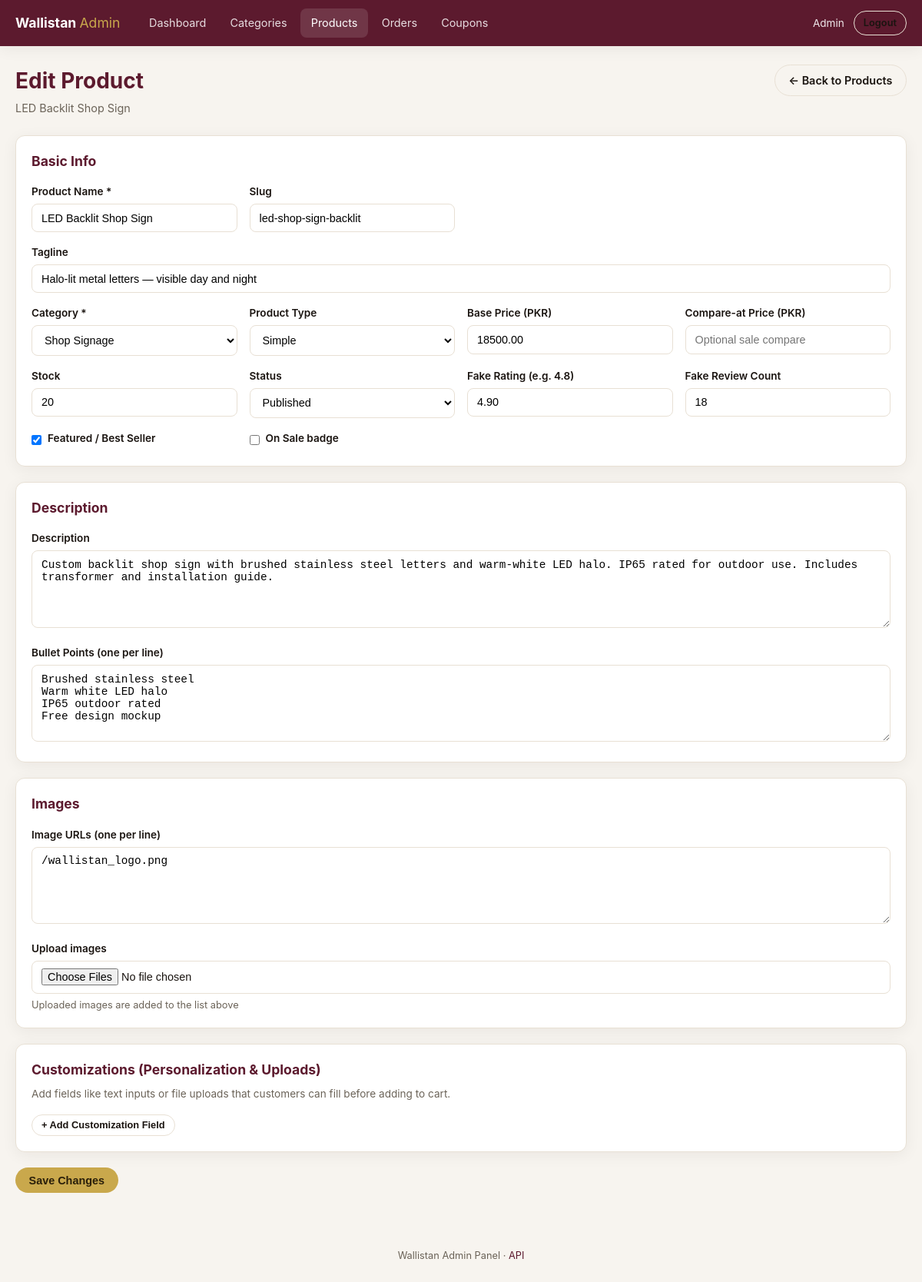
The page /admin/product-form.php?id=2 (signed in) on the database its author committed.
### tables this page shows
CREATE TABLE products (
    id INT UNSIGNED AUTO_INCREMENT PRIMARY KEY,
    slug VARCHAR(100) NOT NULL UNIQUE,
    name VARCHAR(255) NOT NULL,
    tagline TEXT,
    category_id INT UNSIGNED NOT NULL,
    product_type ENUM('simple', 'variable') NOT NULL DEFAULT 'simple',
    base_price DECIMAL(12, 2) NOT NULL DEFAULT 0,
    compare_at_price DECIMAL(12, 2) DEFAULT NULL,
    description TEXT,
    bullets JSON DEFAULT NULL,
    faq JSON DEFAULT NULL,
    rating DECIMAL(3, 2) NOT NULL DEFAULT 0,
    review_count INT UNSIGNED NOT NULL DEFAULT 0,
    stock INT NOT NULL DEFAULT 0,
    featured TINYINT(1) NOT NULL DEFAULT 0,
    on_sale TINYINT(1) NOT NULL DEFAULT 0,
    status ENUM('publish', 'draft') NOT NULL DEFAULT 'publish',
    created_at TIMESTAMP DEFAULT CURRENT_TIMESTAMP,
    updated_at TIMESTAMP DEFAULT CURRENT_TIMESTAMP ON UPDATE CURRENT_TIMESTAMP,
    FOREIGN KEY (category_id) REFERENCES categories(id) ON DELETE RESTRICT,
    INDEX idx_category (category_id),
    INDEX idx_status (status)
);

CREATE TABLE categories (
    id INT UNSIGNED AUTO_INCREMENT PRIMARY KEY,
    slug VARCHAR(100) NOT NULL UNIQUE,
    name VARCHAR(255) NOT NULL,
    tagline TEXT,
    image VARCHAR(500) DEFAULT '/wallistan_logo.png',
    created_at TIMESTAMP DEFAULT CURRENT_TIMESTAMP,
    updated_at TIMESTAMP DEFAULT CURRENT_TIMESTAMP ON UPDATE CURRENT_TIMESTAMP
);

### admin/includes/bootstrap.php (called while the page is built, shortened)
<?php
function e(?string $value): string
{
    return htmlspecialchars($value ?? '', ENT_QUOTES, 'UTF-8');
}

### admin/product-form.php (the view, shortened to what this page needs)
<?php
$pdo = db();
$id = isset($_GET['id']) ? (int) $_GET['id'] : 0;
$product = null;
$images = [];
$categories = $pdo->query('SELECT id, name FROM categories ORDER BY name')->fetchAll();
if ($id > 0) {
    $stmt = $pdo->prepare('SELECT * FROM products WHERE id = ?');
    $stmt->execute([$id]);
    $product = $stmt->fetch();
    $imgStmt = $pdo->prepare('SELECT url FROM product_images WHERE product_id = ? ORDER BY sort_order');
    $imgStmt->execute([$id]);
    $images = array_column($imgStmt->fetchAll(), 'url');
}
$bulletsText = '';
if ($product && $product['bullets']) {
    $decoded = json_decode($product['bullets'], true);
    if (is_array($decoded)) {
        $bulletsText = implode("\n", $decoded);
    }
}
require __DIR__ . '/includes/header.php';
?>
<div class="page-header">
  <div>
    <h1><?= $product ? 'Edit Product' : 'Add Product' ?></h1>
    <p><?= $product ? e($product['name']) : 'Create a new catalog item' ?></p>
  </div>
  <a href="<?= ADMIN_BASE ?>/products.php" class="btn btn-outline">← Back to Products</a>
</div>
<form method="post" enctype="multipart/form-data">
  <div class="card">
    <h2 style="font-size:1.1rem;color:var(--maroon);margin-bottom:1rem">Basic Info</h2>
    <div class="form-grid form-grid-2">
      <div class="field">
        <label>Product Name *</label>
        <input name="name" required value="<?= e($product['name'] ?? '') ?>">
      </div>
      <div class="field">
        <label>Slug</label>
        <input name="slug" value="<?= e($product['slug'] ?? '') ?>" placeholder="auto-generated">
      </div>
      <div class="field" style="grid-column:1/-1">
        <label>Tagline</label>
        <input name="tagline" value="<?= e($product['tagline'] ?? '') ?>">
      </div>
      <div class="field">
        <label>Category *</label>
        <select name="category_id" required>
          <?php foreach ($categories as $c): ?>
            <option value="<?= (int) $c['id'] ?>" <?= (int) ($product['category_id'] ?? 0) === (int) $c['id'] ? 'selected' : '' ?>>
              <?= e($c['name']) ?>
            </option>
          <?php endforeach; ?>
        </select>
      </div>
      <div class="field">
        <label>Product Type</label>
        <select name="product_type" id="productType">
          <option value="simple" <?= ($product['product_type'] ?? 'simple') === 'simple' ? 'selected' : '' ?>>Simple</option>
        </select>
      </div>
      <div class="field">
        <label>Base Price (PKR)</label>
        <input type="number" name="base_price" min="0" step="1" value="<?= e((string) ($product['base_price'] ?? '0')) ?>">
      </div>
      <div class="field">
        <label>Compare-at Price (PKR)</label>
        <input type="number" name="compare_at_price" min="0" step="1" value="<?= e($product['compare_at_price'] ?? '') ?>" placeholder="Optional sale compare">
      </div>
      <div class="field" id="stockField">
        <label>Stock</label>
        <input type="number" name="stock" min="0" value="<?= (int) ($product['stock'] ?? 0) ?>">
      </div>
      <div class="field">
        <label>Status</label>
        <select name="status">
          <option value="publish" <?= ($product['status'] ?? 'publish') === 'publish' ? 'selected' : '' ?>>Published</option>
        </select>
      </div>
      <div class="field">
        <label>Fake Rating (e.g. 4.8)</label>
        <input type="number" name="rating" step="0.1" min="0" max="5" value="<?= e((string) ($product['rating'] ?? '0')) ?>">
      </div>
      <div class="field">
        <label>Fake Review Count</label>
        <input type="number" name="review_count" value="<?= (int) ($product['review_count'] ?? 0) ?>">
      </div>
      <div class="field field-check">
        <input type="checkbox" name="featured" id="featured" <?= (int) ($product['featured'] ?? 0) ? 'checked' : '' ?>>
        <label for="featured">Featured / Best Seller</label>
      </div>
      <div class="field field-check">
        <input type="checkbox" name="on_sale" id="on_sale" <?= (int) ($product['on_sale'] ?? 0) ? 'checked' : '' ?>>
        <label for="on_sale">On Sale badge</label>
      </div>
    </div>
  </div>
  <div class="card">
    <h2 style="font-size:1.1rem;color:var(--maroon);margin-bottom:1rem">Description</h2>
    <div class="form-grid">
      <div class="field">
        <label>Description</label>
        <textarea name="description" rows="5"><?= e($product['description'] ?? '') ?></textarea>
      </div>
      <div class="field">
        <label>Bullet Points (one per line)</label>
        <textarea name="bullets" rows="4" placeholder="Feature 1&#10;Feature 2"><?= e($bulletsText) ?></textarea>
      </div>
    </div>
  </div>
  <div class="card">
    <h2 style="font-size:1.1rem;color:var(--maroon);margin-bottom:1rem">Images</h2>
    <div class="form-grid">
      <div class="field">
        <label>Image URLs (one per line)</label>
        <textarea name="image_urls" rows="3" placeholder="/wallistan_logo.png"><?= e(implode("\n", $images)) ?></textarea>
      </div>
      <div class="field">
        <label>Upload images</label>
        <input type="file" name="image_files[]" accept="image/*" multiple>
        <small>Uploaded images are added to the list above</small>
      </div>
    </div>
  </div>
  <div class="card" id="customizationsSection">
    <h2 style="font-size:1.1rem;color:var(--maroon);margin-bottom:0.5rem">Customizations (Personalization & Uploads)</h2>
    <p style="font-size:0.85rem;color:var(--muted);margin-bottom:1rem">
      Add fields like text inputs or file uploads that customers can fill before adding to cart.
    </p>
    <button type="button" class="btn btn-sm btn-outline" onclick="addCustomization()">+ Add Customization Field</button>
  </div>
  <div style="margin-top:1rem">
    <button type="submit" class="btn btn-primary"><?= $product ? 'Save Changes' : 'Create Product' ?></button>
  </div>
</form>
<?php require __DIR__ . '/includes/footer.php'; ?>

### admin/assets/admin.css (style rules this page uses)
:root { --maroon: #5c1a2e; --maroon-dark: #3d1120; --gold: #c9a84c; --gold-light: #f5ecd4; --bg: #f7f4ef; --card: #ffffff; --border: #e8e0d4; --text: #1a1410; --muted: #6b6358; --danger: #b42318; --success: #067647; --radius: 12px; --shadow: 0 4px 20px rgba(26, 20, 16, 0.06); }
* { box-sizing: border-box; margin: 0; padding: 0; }
body { font-family: -apple-system, BlinkMacSystemFont, "Segoe UI", Roboto, sans-serif; background: var(--bg); color: var(--text); line-height: 1.5; min-height: 100vh; }
a { color: var(--maroon); text-decoration: none; }
.page-header { display: flex; justify-content: space-between; align-items: flex-start; gap: 1rem; margin-bottom: 1.5rem; flex-wrap: wrap; }
.page-header h1 { font-size: 1.75rem; color: var(--maroon); font-weight: 700; }
.page-header p { color: var(--muted); font-size: 0.9rem; margin-top: 0.25rem; }
.card { background: var(--card); border: 1px solid var(--border); border-radius: var(--radius); box-shadow: var(--shadow); padding: 1.25rem; margin-bottom: 1.25rem; }
.btn { display: inline-flex; align-items: center; justify-content: center; gap: 0.4rem; padding: 0.55rem 1.1rem; border-radius: 999px; border: none; font-size: 0.9rem; font-weight: 600; cursor: pointer; text-decoration: none; transition: opacity 0.15s; }
.btn-primary { background: var(--gold); color: #2a1f0a; }
.btn-outline { background: transparent; border: 1px solid var(--border); color: var(--text); }
.btn-sm { padding: 0.35rem 0.75rem; font-size: 0.8rem; }
.form-grid { display: grid; gap: 1rem; }
.form-grid-2 { grid-template-columns: repeat(auto-fit, minmax(240px, 1fr)); }
.field label { display: block; font-size: 0.85rem; font-weight: 600; margin-bottom: 0.35rem; color: var(--text); }
.field input, .field select, .field textarea { width: 100%; padding: 0.6rem 0.75rem; border: 1px solid var(--border); border-radius: 8px; font-size: 0.9rem; background: #fff; }
.field textarea { min-height: 100px; resize: vertical; }
.field small { display: block; margin-top: 0.3rem; color: var(--muted); font-size: 0.8rem; }
.field-check { display: flex; align-items: center; gap: 0.5rem; }
.field-check input { width: auto; }

### rows shown on the page
products: name "LED Backlit Shop Sign", slug "led-shop-sign-backlit", tagline "Halo-lit metal letters — visible day and night", category_id "Shop Signage", product_type "Simple", base_price "18500.00", stock "20", status "Published", rating "4.90", review_count "18", featured "☑", description "Custom backlit shop sign with brushed stainless steel letters and warm-white LED halo. IP65 rated for outdoor use. Includes transformer and installation guide.", bullets "Brushed stainless steel Warm white LED halo IP65 outdoor rated Free design mockup"

### other values the page prints
$admin['name'] "Admin"
